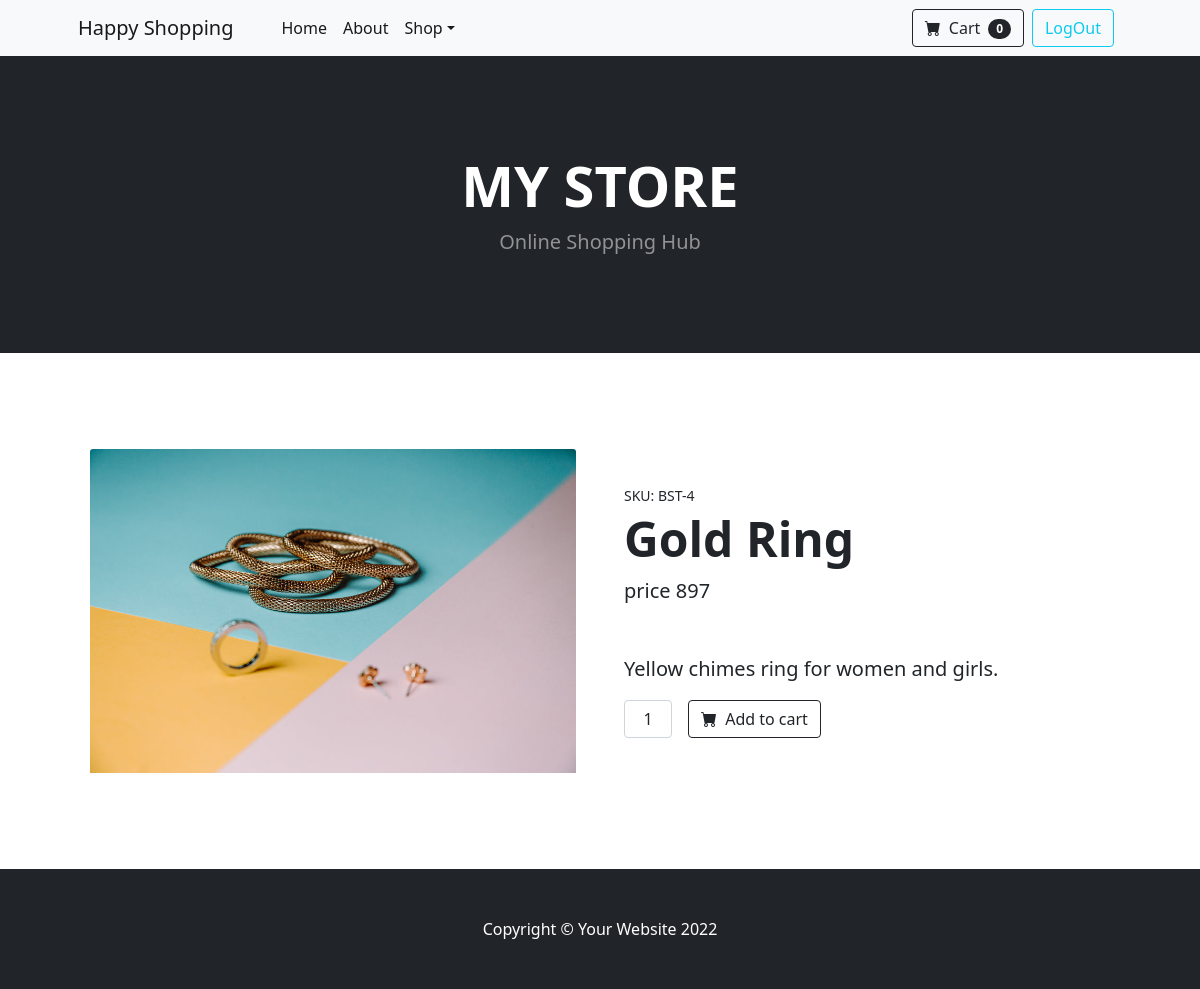
Screenshot of /products/details/4 (signed in) with the database file from the repository.
### api/models.py (models this page shows, shortened)
class Products(models.Model):
    name = models.CharField(max_length=200)
    price = models.PositiveIntegerField()
    description = models.CharField(max_length=200)
    category = models.CharField(max_length=200)
    image = models.ImageField(null=True, upload_to="images")

### customer/views.py (the view)
# urls.py: path("products/details/<int:id>", views.ProductDetailView.as_view(), name="product-detail"),
@method_decorator(decs, name="dispatch")
class ProductDetailView(DetailView):
    template_name = "cust-productdetail.html"
    context_object_name = "product"
    pk_url_kwarg = "id"
    model= Products

### customer/context_processors.py (called while the page is built)
def cart_count(request):
    if request.user.is_authenticated:
        count = Carts.objects.filter(user = request.user, status="In-cart").count()
    else:
        count = 0
    return {"count":count}

### customer/views.py (called while the page is built)
def signin_required(fn):
    def wrapper(request, *args, **kwargs):
        if not request.user.is_authenticated:
            messages.error(request, "Invalid session")
            return redirect("signin")
        else:
            return fn(request, *args, **kwargs)
    return wrapper

### customer/templates/cust-productdetail.html
{%extends 'base.html.html'%}
{%block body%}
<section class="py-5">
    <div class="container px-4 px-lg-5 my-5">
        <div class="row gx-4 gx-lg-5 align-items-center">
            <div class="col-md-6">
                {%if product.image%}
                <img class="card-img-top mb-5 mb-md-0" src="{{product.image.url}}" alt="..." /></div>
                {%else%}
                <img class="card-img-top mb-5 mb-md-0" src="https://dummyimage.com/600x700/dee2e6/6c757d.jpg" alt="..." /></div>
                {%endif%}
            <div class="col-md-6">
                <div class="small mb-1">SKU: BST-{{product.id}}</div>
                <h1 class="display-5 fw-bolder">{{product.name}}</h1>
                <div class="fs-5 mb-5">
                    <span class="">price</span>
                    <span>{{product.price}}</span>
                </div>
                <p class="lead">{{product.description}}</p>
                <div class="d-flex">
                    <input class="form-control text-center me-3" id="inputQuantity" type="num" value="1" style="max-width: 3rem" />
                    <a class="btn btn-outline-dark flex-shrink-0" type="button" href="{%url 'add-cart' product.id%}">
                        <i class="bi-cart-fill me-1"></i>
                        Add to cart
                    </a>
                </div>
            </div>
        </div>
    </div>
</section>
{%endblock%}

### rows the page displays
Products: image (picture), id "4", name "Gold Ring", price "897", description "Yellow chimes ring for women and girls."

### other values shown
{{ count }} "0"
